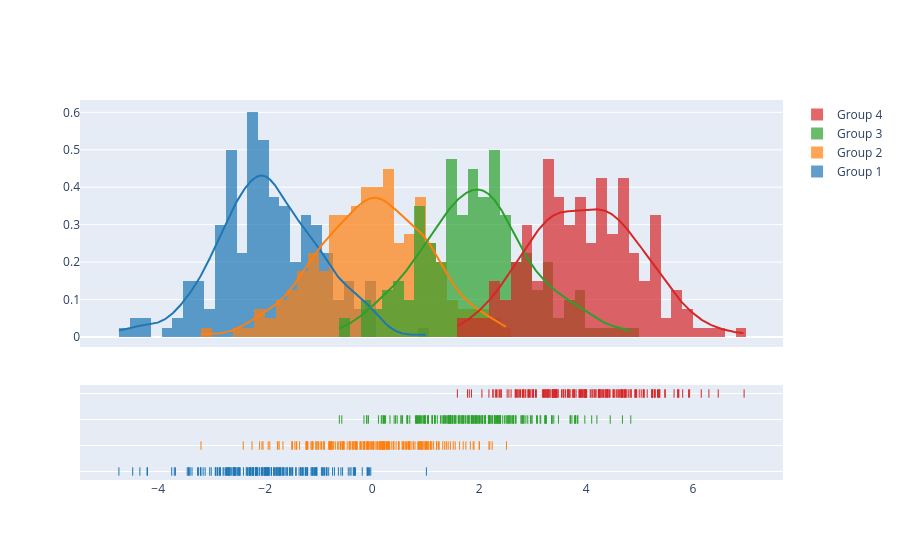

Write notebook code for a chart like this one.
### Code cell
import plotly.figure_factory as ff

# Add histogram data
x1 = np.random.randn(200) - 2
x2 = np.random.randn(200)
x3 = np.random.randn(200) + 2
x4 = np.random.randn(200) + 4

# Group data together
hist_data = [x1, x2, x3, x4]

group_labels = ['Group 1', 'Group 2', 'Group 3', 'Group 4']

# Create distplot with custom bin_size
fig = ff.create_distplot(hist_data, group_labels, bin_size=.2)
fig.show()

### Figure 1 — Plotly figure (JSON) as saved in the notebook; plotly's stock layout.template omitted (floating-point values rounded to 4 significant figures; data arrays with more than 128 entries replaced by an {"elided": "..."} marker saying what was removed)
{"data": [{"autobinx": false, "histnorm": "probability density", "legendgroup": "Group 1", "marker": {"color": "rgb(31, 119, 180)"}, "name": "Group 1", "opacity": 0.7, "type": "histogram", "x": {"elided": "200 float values"}, "xaxis": "x", "xbins": {"end": 1.015, "size": 0.2, "start": -4.734}, "yaxis": "y"}, {"autobinx": false, "histnorm": "probability density", "legendgroup": "Group 2", "marker": {"color": "rgb(255, 127, 14)"}, "name": "Group 2", "opacity": 0.7, "type": "histogram", "x": {"elided": "200 float values"}, "xaxis": "x", "xbins": {"end": 2.512, "size": 0.2, "start": -3.199}, "yaxis": "y"}, {"autobinx": false, "histnorm": "probability density", "legendgroup": "Group 3", "marker": {"color": "rgb(44, 160, 44)"}, "name": "Group 3", "opacity": 0.7, "type": "histogram", "x": {"elided": "200 float values"}, "xaxis": "x", "xbins": {"end": 4.835, "size": 0.2, "start": -0.613}, "yaxis": "y"}, {"autobinx": false, "histnorm": "probability density", "legendgroup": "Group 4", "marker": {"color": "rgb(214, 39, 40)"}, "name": "Group 4", "opacity": 0.7, "type": "histogram", "x": {"elided": "200 float values"}, "xaxis": "x", "xbins": {"end": 6.954, "size": 0.2, "start": 1.594}, "yaxis": "y"}, {"legendgroup": "Group 1", "marker": {"color": "rgb(31, 119, 180)"}, "mode": "lines", "name": "Group 1", "showlegend": false, "type": "scatter", "x": {"elided": "500 float values"}, "xaxis": "x", "y": {"elided": "500 float values"}, "yaxis": "y"}, {"legendgroup": "Group 2", "marker": {"color": "rgb(255, 127, 14)"}, "mode": "lines", "name": "Group 2", "showlegend": false, "type": "scatter", "x": {"elided": "500 float values"}, "xaxis": "x", "y": {"elided": "500 float values"}, "yaxis": "y"}, {"legendgroup": "Group 3", "marker": {"color": "rgb(44, 160, 44)"}, "mode": "lines", "name": "Group 3", "showlegend": false, "type": "scatter", "x": {"elided": "500 float values"}, "xaxis": "x", "y": {"elided": "500 float values"}, "yaxis": "y"}, {"legendgroup": "Group 4", "marker": {"color": "rgb(214, 39, 40)"}, "mode": "lines", "name": "Group 4", "showlegend": false, "type": "scatter", "x": {"elided": "500 float values"}, "xaxis": "x", "y": {"elided": "500 float values"}, "yaxis": "y"}, {"legendgroup": "Group 1", "marker": {"color": "rgb(31, 119, 180)", "symbol": "line-ns-open"}, "mode": "markers", "name": "Group 1", "showlegend": false, "type": "scatter", "x": {"elided": "200 float values"}, "xaxis": "x", "y": {"elided": "200 str values"}, "yaxis": "y2"}, {"legendgroup": "Group 2", "marker": {"color": "rgb(255, 127, 14)", "symbol": "line-ns-open"}, "mode": "markers", "name": "Group 2", "showlegend": false, "type": "scatter", "x": {"elided": "200 float values"}, "xaxis": "x", "y": {"elided": "200 str values"}, "yaxis": "y2"}, {"legendgroup": "Group 3", "marker": {"color": "rgb(44, 160, 44)", "symbol": "line-ns-open"}, "mode": "markers", "name": "Group 3", "showlegend": false, "type": "scatter", "x": {"elided": "200 float values"}, "xaxis": "x", "y": {"elided": "200 str values"}, "yaxis": "y2"}, {"legendgroup": "Group 4", "marker": {"color": "rgb(214, 39, 40)", "symbol": "line-ns-open"}, "mode": "markers", "name": "Group 4", "showlegend": false, "type": "scatter", "x": {"elided": "200 float values"}, "xaxis": "x", "y": {"elided": "200 str values"}, "yaxis": "y2"}], "layout": {"barmode": "overlay", "hovermode": "closest", "legend": {"traceorder": "reversed"}, "xaxis": {"anchor": "y2", "domain": [0.0, 1.0], "zeroline": false}, "yaxis": {"anchor": "free", "domain": [0.35, 1], "position": 0.0}, "yaxis2": {"anchor": "x", "domain": [0, 0.25], "dtick": 1, "showticklabels": false}}}
